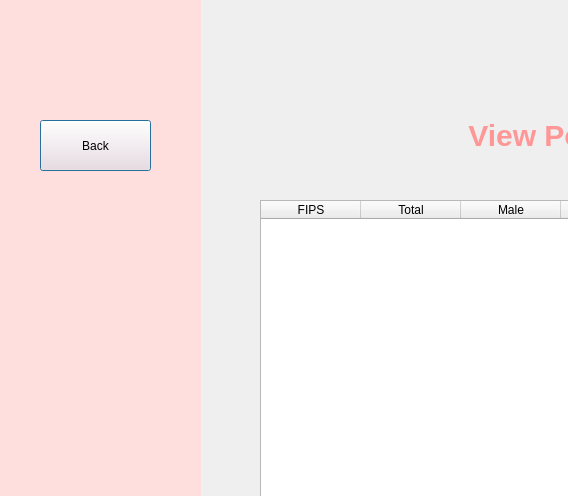
<?xml version="1.0" encoding="UTF-8"?>
<ui version="4.0">
 <class>Dialog</class>
 <widget class="QDialog" name="Dialog">
  <property name="geometry">
   <rect>
    <x>0</x>
    <y>0</y>
    <width>568</width>
    <height>496</height>
   </rect>
  </property>
  <property name="windowTitle">
   <string>Dialog</string>
  </property>
  <widget class="QWidget" name="widget" native="true">
   <property name="geometry">
    <rect>
     <x>0</x>
     <y>0</y>
     <width>201</width>
     <height>851</height>
    </rect>
   </property>
   <property name="styleSheet">
    <string notr="true">
background-color: rgb(255, 222, 222);</string>
   </property>
   <widget class="QPushButton" name="backbutton4">
    <property name="geometry">
     <rect>
      <x>40</x>
      <y>120</y>
      <width>111</width>
      <height>51</height>
     </rect>
    </property>
    <property name="text">
     <string>Back</string>
    </property>
   </widget>
  </widget>
  <widget class="QTableWidget" name="tableWidget">
   <property name="geometry">
    <rect>
     <x>260</x>
     <y>200</y>
     <width>741</width>
     <height>371</height>
    </rect>
   </property>
   <property name="columnCount">
    <number>8</number>
   </property>
   <column>
    <property name="text">
     <string>FIPS</string>
    </property>
   </column>
   <column>
    <property name="text">
     <string>Total</string>
    </property>
   </column>
   <column>
    <property name="text">
     <string>Male</string>
    </property>
   </column>
   <column>
    <property name="text">
     <string>Female</string>
    </property>
   </column>
   <column>
    <property name="text">
     <string>Eighteen_Years_Plus</string>
    </property>
   </column>
   <column>
    <property name="text">
     <string>SixFive_Years_Plus</string>
    </property>
   </column>
   <column>
    <property name="text">
     <string>One_Race</string>
    </property>
   </column>
   <column>
    <property name="text">
     <string>Two_Plus_Races</string>
    </property>
   </column>
  </widget>
  <widget class="QLabel" name="label">
   <property name="geometry">
    <rect>
     <x>450</x>
     <y>90</y>
     <width>341</width>
     <height>91</height>
    </rect>
   </property>
   <property name="styleSheet">
    <string notr="true">font-size: 30px;
font: bold;
color: rgb(255, 222, 222);
color: rgb(255, 151, 151);</string>
   </property>
   <property name="text">
    <string>View Population Data</string>
   </property>
   <property name="alignment">
    <set>Qt::AlignCenter</set>
   </property>
  </widget>
 </widget>
 <resources/>
 <connections/>
</ui>
